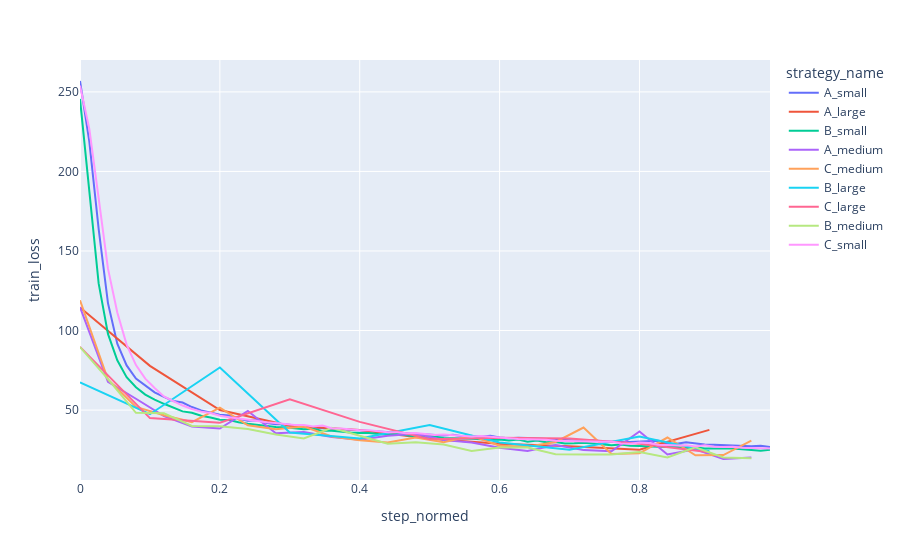

Source (notebook cell):
### Code cell
px.line(losses_df, x='step_normed', y='train_loss', color='strategy_name')

### Figure 1 — Plotly figure (JSON) as saved in the notebook; plotly's stock layout.template omitted (floating-point values rounded to 4 significant figures)
{"data": [{"hovertemplate": "strategy_name=A_small<br>step_normed=%{x}<br>train_loss=%{y}<extra></extra>", "legendgroup": "A_small", "line": {"color": "#636efa", "dash": "solid"}, "marker": {"symbol": "circle"}, "mode": "lines", "name": "A_small", "orientation": "v", "showlegend": true, "type": "scatter", "x": [0, 0.01333, 0.02667, 0.04, 0.05333, 0.06667, 0.08, 0.09333, 0.1067, 0.12, 0.1333, 0.1467, 0.16, 0.1733, 0.1867, 0.2, 0.2133, 0.2267, 0.24, 0.2533, 0.2667, 0.28, 0.2933, 0.3067, 0.32, 0.3333, 0.3467, 0.36, 0.3733, 0.3867, 0.4, 0.4133, 0.4267, 0.44, 0.4533, 0.4667, 0.48, 0.4933, 0.5067, 0.52, 0.5333, 0.5467, 0.56, 0.5733, 0.5867, 0.6, 0.6133, 0.6267, 0.64, 0.6533, 0.6667, 0.68, 0.6933, 0.7067, 0.72, 0.7333, 0.7467, 0.76, 0.7733, 0.7867, 0.8, 0.8133, 0.8267, 0.84, 0.8533, 0.8667, 0.88, 0.8933, 0.9067, 0.92, 0.9333, 0.9467, 0.96, 0.9733, 0.9867], "xaxis": "x", "y": [256.8, 218.7, 163.9, 117.2, 91.72, 78.06, 69.79, 65.39, 61.11, 58.28, 55.73, 54.77, 51.93, 49.82, 48.24, 47.14, 46.57, 44.47, 43.32, 43.58, 41.9, 41.12, 41.08, 40.15, 39.7, 39.01, 38.64, 38.41, 37.97, 37.4, 37.07, 36.63, 36.26, 35.89, 35.55, 35.19, 34.96, 34.49, 34.5, 33.97, 34.54, 33.5, 33.78, 33.3, 33.92, 32.73, 32.3, 32.64, 32.49, 32.27, 31.74, 31.69, 31.15, 30.91, 31.07, 31.01, 30.43, 30.02, 29.93, 29.89, 30.02, 30.55, 30.7, 28.87, 28.82, 29.75, 28.92, 28.34, 28.24, 27.92, 28.06, 27.43, 27.35, 27.6, 26.79], "yaxis": "y"}, {"hovertemplate": "strategy_name=A_large<br>step_normed=%{x}<br>train_loss=%{y}<extra></extra>", "legendgroup": "A_large", "line": {"color": "#EF553B", "dash": "solid"}, "marker": {"symbol": "circle"}, "mode": "lines", "name": "A_large", "orientation": "v", "showlegend": true, "type": "scatter", "x": [0, 0.1, 0.2, 0.3, 0.4, 0.5, 0.6, 0.7, 0.8, 0.9], "xaxis": "x", "y": [114.5, 77.83, 50.0, 40.11, 37.52, 32.0, 28.78, 27.32, 25.04, 37.56], "yaxis": "y"}, {"hovertemplate": "strategy_name=B_small<br>step_normed=%{x}<br>train_loss=%{y}<extra></extra>", "legendgroup": "B_small", "line": {"color": "#00cc96", "dash": "solid"}, "marker": {"symbol": "circle"}, "mode": "lines", "name": "B_small", "orientation": "v", "showlegend": true, "type": "scatter", "x": [0, 0.01333, 0.02667, 0.04, 0.05333, 0.06667, 0.08, 0.09333, 0.1067, 0.12, 0.1333, 0.1467, 0.16, 0.1733, 0.1867, 0.2, 0.2133, 0.2267, 0.24, 0.2533, 0.2667, 0.28, 0.2933, 0.3067, 0.32, 0.3333, 0.3467, 0.36, 0.3733, 0.3867, 0.4, 0.4133, 0.4267, 0.44, 0.4533, 0.4667, 0.48, 0.4933, 0.5067, 0.52, 0.5333, 0.5467, 0.56, 0.5733, 0.5867, 0.6, 0.6133, 0.6267, 0.64, 0.6533, 0.6667, 0.68, 0.6933, 0.7067, 0.72, 0.7333, 0.7467, 0.76, 0.7733, 0.7867, 0.8, 0.8133, 0.8267, 0.84, 0.8533, 0.8667, 0.88, 0.8933, 0.9067, 0.92, 0.9333, 0.9467, 0.96, 0.9733, 0.9867], "xaxis": "x", "y": [245.5, 189.3, 129.6, 97.89, 81.34, 70.72, 64.4, 59.76, 56.56, 53.96, 51.51, 49.19, 48.27, 46.45, 45.36, 43.98, 43.78, 42.31, 41.45, 40.82, 40.46, 39.38, 39.27, 38.43, 38.0, 38.27, 36.95, 37.06, 36.4, 35.94, 35.57, 35.63, 34.93, 34.51, 35.0, 33.98, 33.39, 33.61, 33.46, 32.54, 32.52, 32.45, 32.04, 31.61, 31.24, 31.51, 30.97, 31.56, 30.17, 30.85, 29.75, 29.94, 29.09, 29.09, 29.45, 29.04, 28.63, 27.9, 28.43, 27.67, 27.49, 27.07, 26.99, 26.82, 26.79, 26.13, 26.64, 25.82, 25.87, 25.72, 25.92, 25.46, 24.82, 24.43, 25.11], "yaxis": "y"}, {"hovertemplate": "strategy_name=A_medium<br>step_normed=%{x}<br>train_loss=%{y}<extra></extra>", "legendgroup": "A_medium", "line": {"color": "#ab63fa", "dash": "solid"}, "marker": {"symbol": "circle"}, "mode": "lines", "name": "A_medium", "orientation": "v", "showlegend": true, "type": "scatter", "x": [0, 0.04, 0.08, 0.12, 0.16, 0.2, 0.24, 0.28, 0.32, 0.36, 0.4, 0.44, 0.48, 0.52, 0.56, 0.6, 0.64, 0.68, 0.72, 0.76, 0.8, 0.84, 0.88, 0.92, 0.96], "xaxis": "x", "y": [114.7, 67.76, 57.13, 46.24, 39.74, 38.38, 49.47, 35.43, 36.18, 33.07, 31.32, 33.88, 35.16, 31.21, 29.57, 26.29, 24.31, 28.12, 24.86, 24.17, 36.57, 22.13, 25.35, 19.27, 20.16], "yaxis": "y"}, {"hovertemplate": "strategy_name=C_medium<br>step_normed=%{x}<br>train_loss=%{y}<extra></extra>", "legendgroup": "C_medium", "line": {"color": "#FFA15A", "dash": "solid"}, "marker": {"symbol": "circle"}, "mode": "lines", "name": "C_medium", "orientation": "v", "showlegend": true, "type": "scatter", "x": [0, 0.04, 0.08, 0.12, 0.16, 0.2, 0.24, 0.28, 0.32, 0.36, 0.4, 0.44, 0.48, 0.52, 0.56, 0.6, 0.64, 0.68, 0.72, 0.76, 0.8, 0.84, 0.88, 0.92, 0.96], "xaxis": "x", "y": [119.0, 69.19, 51.98, 46.82, 42.46, 51.51, 40.49, 38.0, 39.67, 33.39, 30.99, 29.57, 32.78, 29.74, 33.8, 27.58, 26.96, 29.95, 39.04, 22.43, 22.84, 32.77, 21.58, 21.7, 30.82], "yaxis": "y"}, {"hovertemplate": "strategy_name=B_large<br>step_normed=%{x}<br>train_loss=%{y}<extra></extra>", "legendgroup": "B_large", "line": {"color": "#19d3f3", "dash": "solid"}, "marker": {"symbol": "circle"}, "mode": "lines", "name": "B_large", "orientation": "v", "showlegend": true, "type": "scatter", "x": [0, 0.1, 0.2, 0.3, 0.4, 0.5, 0.6, 0.7, 0.8, 0.9], "xaxis": "x", "y": [67.45, 47.41, 76.78, 35.9, 32.14, 40.63, 29.61, 25.03, 33.46, 24.2], "yaxis": "y"}, {"hovertemplate": "strategy_name=C_large<br>step_normed=%{x}<br>train_loss=%{y}<extra></extra>", "legendgroup": "C_large", "line": {"color": "#FF6692", "dash": "solid"}, "marker": {"symbol": "circle"}, "mode": "lines", "name": "C_large", "orientation": "v", "showlegend": true, "type": "scatter", "x": [0, 0.1, 0.2, 0.3, 0.4, 0.5, 0.6, 0.7, 0.8, 0.9], "xaxis": "x", "y": [89.74, 44.97, 42.08, 56.85, 42.6, 31.7, 32.62, 32.22, 28.83, 23.54], "yaxis": "y"}, {"hovertemplate": "strategy_name=B_medium<br>step_normed=%{x}<br>train_loss=%{y}<extra></extra>", "legendgroup": "B_medium", "line": {"color": "#B6E880", "dash": "solid"}, "marker": {"symbol": "circle"}, "mode": "lines", "name": "B_medium", "orientation": "v", "showlegend": true, "type": "scatter", "x": [0, 0.04, 0.08, 0.12, 0.16, 0.2, 0.24, 0.28, 0.32, 0.36, 0.4, 0.44, 0.48, 0.52, 0.56, 0.6, 0.64, 0.68, 0.72, 0.76, 0.8, 0.84, 0.88, 0.92, 0.96], "xaxis": "x", "y": [89.6, 69.5, 48.26, 47.96, 40.04, 39.78, 38.19, 34.62, 32.2, 38.84, 33.85, 28.84, 29.77, 28.4, 24.35, 26.48, 26.48, 22.26, 22.14, 22.02, 23.61, 20.27, 26.59, 20.18, 19.78], "yaxis": "y"}, {"hovertemplate": "strategy_name=C_small<br>step_normed=%{x}<br>train_loss=%{y}<extra></extra>", "legendgroup": "C_small", "line": {"color": "#FF97FF", "dash": "solid"}, "marker": {"symbol": "circle"}, "mode": "lines", "name": "C_small", "orientation": "v", "showlegend": true, "type": "scatter", "x": [0, 0.01333, 0.02667, 0.04, 0.05333, 0.06667, 0.08, 0.09333, 0.1067, 0.12, 0.1333, 0.1467, 0.16, 0.1733, 0.1867, 0.2, 0.2133, 0.2267, 0.24, 0.2533, 0.2667, 0.28, 0.2933, 0.3067, 0.32, 0.3333, 0.3467, 0.36, 0.3733, 0.3867, 0.4, 0.4133, 0.4267, 0.44, 0.4533, 0.4667, 0.48, 0.4933, 0.5067, 0.52, 0.5333, 0.5467, 0.56, 0.5733, 0.5867, 0.6, 0.6133, 0.6267, 0.64, 0.6533, 0.6667, 0.68, 0.6933, 0.7067, 0.72, 0.7333, 0.7467, 0.76, 0.7733, 0.7867, 0.8, 0.8133, 0.8267, 0.84, 0.8533, 0.8667, 0.88, 0.8933, 0.9067, 0.92, 0.9333, 0.9467, 0.96, 0.9733, 0.9867], "xaxis": "x", "y": [254.0, 226.7, 183.2, 138.9, 111.3, 91.2, 78.31, 69.77, 63.92, 58.61, 55.66, 52.86, 50.65, 49.04, 48.14, 46.42, 45.51, 44.74, 43.54, 42.85, 42.35, 41.83, 41.16, 40.63, 40.68, 39.66, 40.32, 38.62, 38.46, 37.7, 37.39, 37.37, 36.55, 36.09, 36.04, 35.48, 35.64, 34.97, 34.38, 34.68, 34.35, 33.56, 33.47, 33.68, 33.08, 32.59, 32.25, 31.82, 31.79, 31.42, 31.38, 30.7, 30.5, 30.52, 30.38, 30.29, 30.04, 30.26, 29.01, 28.88, 29.64, 29.36, 28.26, 28.08, 27.71, 27.96, 27.19, 27.97, 26.94, 26.75, 26.9, 26.33, 26.02, 26.07, 25.87], "yaxis": "y"}], "layout": {"legend": {"title": {"text": "strategy_name"}, "tracegroupgap": 0}, "margin": {"t": 60}, "xaxis": {"anchor": "y", "domain": [0, 1], "title": {"text": "step_normed"}}, "yaxis": {"anchor": "x", "domain": [0, 1], "title": {"text": "train_loss"}}}}
